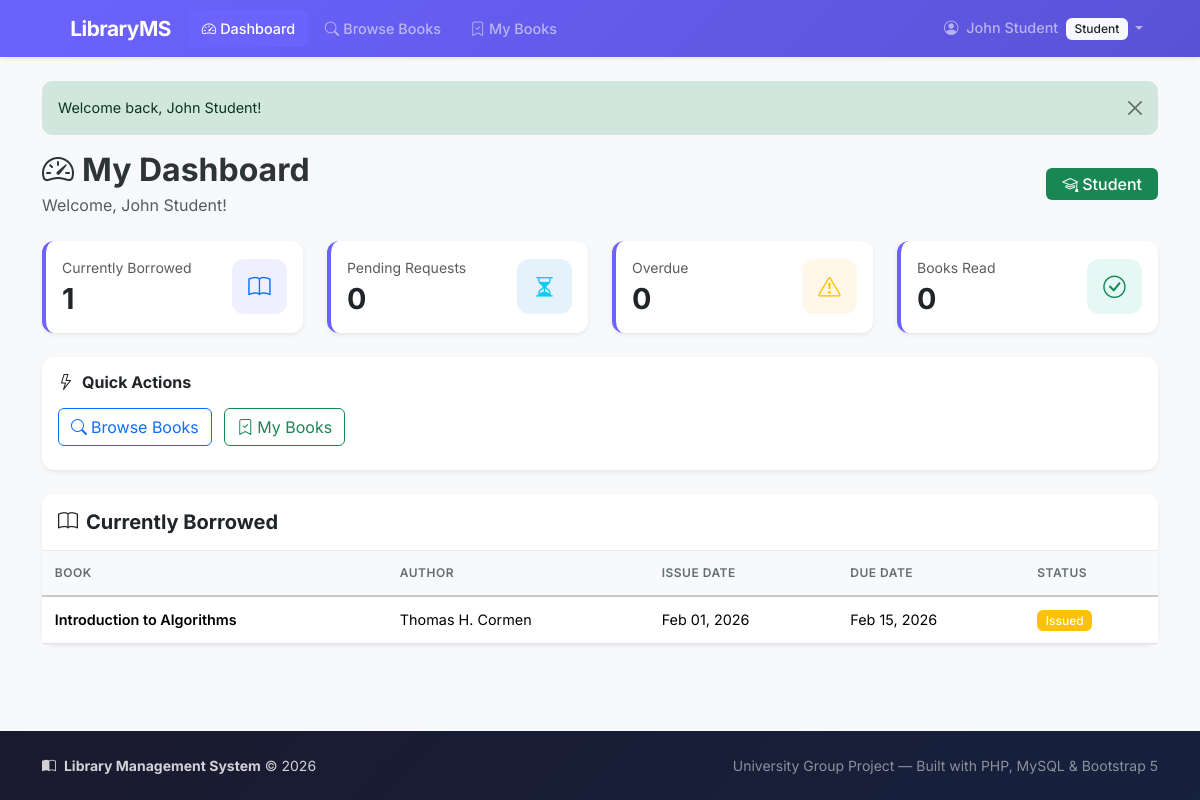
Page /user/dashboard.php (signed in) on the committed database.
### tables this page shows
CREATE TABLE IF NOT EXISTS `issued_books` (
    `id` INT AUTO_INCREMENT PRIMARY KEY,
    `book_id` INT NOT NULL,
    `user_id` INT NOT NULL,                       
    `issued_by` INT DEFAULT NULL,                 
    `issue_date` DATE DEFAULT NULL,               
    `due_date` DATE DEFAULT NULL,                 
    `return_date` DATE DEFAULT NULL,              
    `status` ENUM('Requested', 'Issued', 'Returned', 'Rejected') NOT NULL DEFAULT 'Requested',
    `created_at` TIMESTAMP DEFAULT CURRENT_TIMESTAMP,
    `updated_at` TIMESTAMP DEFAULT CURRENT_TIMESTAMP ON UPDATE CURRENT_TIMESTAMP,
    FOREIGN KEY (`book_id`) REFERENCES `books`(`id`) ON DELETE CASCADE,
    FOREIGN KEY (`user_id`) REFERENCES `users`(`id`) ON DELETE CASCADE,
    FOREIGN KEY (`issued_by`) REFERENCES `users`(`id`) ON DELETE SET NULL
);

CREATE TABLE IF NOT EXISTS `books` (
    `id` INT AUTO_INCREMENT PRIMARY KEY,
    `title` VARCHAR(255) NOT NULL,
    `author` VARCHAR(150) NOT NULL,
    `isbn` VARCHAR(20) DEFAULT NULL UNIQUE,
    `publisher` VARCHAR(150) DEFAULT NULL,
    `category_id` INT DEFAULT NULL,
    `qty_total` INT NOT NULL DEFAULT 1,           
    `qty_available` INT NOT NULL DEFAULT 1,       
    `added_by` INT DEFAULT NULL,                  
    `created_at` TIMESTAMP DEFAULT CURRENT_TIMESTAMP,
    `updated_at` TIMESTAMP DEFAULT CURRENT_TIMESTAMP ON UPDATE CURRENT_TIMESTAMP,
    FOREIGN KEY (`category_id`) REFERENCES `categories`(`id`) ON DELETE SET NULL,
    FOREIGN KEY (`added_by`) REFERENCES `users`(`id`) ON DELETE SET NULL
);

### user/dashboard.php (the view, shortened to what this page needs)
<?php
require_once __DIR__ . '/../config/db.php';
$userId = $_SESSION['user_id'];
$stmt = $conn->prepare("SELECT COUNT(*) as total FROM issued_books WHERE user_id = ? AND status = 'Issued'");
$stmt->bind_param("i", $userId);
$stmt->execute();
$borrowedCount = $stmt->get_result()->fetch_assoc()['total'];
$stmt = $conn->prepare("SELECT COUNT(*) as total FROM issued_books WHERE user_id = ? AND status = 'Requested'");
$stmt->bind_param("i", $userId);
$stmt->execute();
$pendingCount = $stmt->get_result()->fetch_assoc()['total'];
$stmt = $conn->prepare("SELECT COUNT(*) as total FROM issued_books WHERE user_id = ? AND status = 'Issued' AND due_date < CURDATE()");
$stmt->bind_param("i", $userId);
$stmt->execute();
$overdueCount = $stmt->get_result()->fetch_assoc()['total'];
$stmt = $conn->prepare("SELECT COUNT(*) as total FROM issued_books WHERE user_id = ? AND status = 'Returned'");
$stmt->bind_param("i", $userId);
$stmt->execute();
$returnedCount = $stmt->get_result()->fetch_assoc()['total'];
$stmt = $conn->prepare("
    SELECT ib.*, b.title as book_title, b.author
    FROM issued_books ib
    JOIN books b ON ib.book_id = b.id
    WHERE ib.user_id = ? AND ib.status = 'Issued'
    ORDER BY ib.due_date ASC
");
$stmt->bind_param("i", $userId);
$stmt->execute();
$currentBooks = $stmt->get_result();
require_once __DIR__ . '/../includes/header.php';
?>
<div class="d-flex justify-content-between align-items-center mb-4">
    <div>
        <h2 class="fw-bold mb-1"><i class="bi bi-speedometer2 me-2"></i>My Dashboard</h2>
        <p class="text-muted mb-0">Welcome, <?php echo sanitize($_SESSION['name']); ?>!</p>
    </div>
    <span class="badge bg-success fs-6 px-3 py-2">
        <i class="bi bi-mortarboard me-1"></i>Student
    </span>
</div>
<div class="row g-4 mb-4">
    <div class="col-xl-3 col-md-6">
        <div class="card stat-card border-0 shadow-sm h-100">
            <div class="card-body">
                <div class="d-flex justify-content-between align-items-center">
                    <div>
                        <p class="text-muted small mb-1">Currently Borrowed</p>
                        <h3 class="fw-bold mb-0"><?php echo $borrowedCount; ?></h3>
                    </div>
                    <div class="stat-icon bg-primary-light">
                        <i class="bi bi-book text-primary"></i>
                    </div>
                </div>
            </div>
        </div>
    </div>
    <div class="col-xl-3 col-md-6">
        <div class="card stat-card border-0 shadow-sm h-100">
            <div class="card-body">
                <div class="d-flex justify-content-between align-items-center">
                    <div>
                        <p class="text-muted small mb-1">Pending Requests</p>
                        <h3 class="fw-bold mb-0"><?php echo $pendingCount; ?></h3>
                    </div>
                    <div class="stat-icon bg-info-light">
                        <i class="bi bi-hourglass-split text-info"></i>
                    </div>
                </div>
            </div>
        </div>
    </div>
    <div class="col-xl-3 col-md-6">
        <div class="card stat-card border-0 shadow-sm h-100">
            <div class="card-body">
                <div class="d-flex justify-content-between align-items-center">
                    <div>
                        <p class="text-muted small mb-1">Overdue</p>
                        <h3 class="fw-bold mb-0 <?php echo $overdueCount > 0 ? 'text-danger' : ''; ?>"><?php echo $overdueCount; ?></h3>
                    </div>
                    <div class="stat-icon bg-<?php echo $overdueCount > 0 ? 'danger' : 'warning'; ?>-light">
                        <i class="bi bi-exclamation-triangle text-<?php echo $overdueCount > 0 ? 'danger' : 'warning'; ?>"></i>
                    </div>
                </div>
            </div>
        </div>
    </div>
    <div class="col-xl-3 col-md-6">
        <div class="card stat-card border-0 shadow-sm h-100">
            <div class="card-body">
                <div class="d-flex justify-content-between align-items-center">
                    <div>
                        <p class="text-muted small mb-1">Books Read</p>
                        <h3 class="fw-bold mb-0"><?php echo $returnedCount; ?></h3>
                    </div>
                    <div class="stat-icon bg-success-light">
                        <i class="bi bi-check-circle text-success"></i>
                    </div>
                </div>
            </div>
        </div>
    </div>
</div>
<div class="card border-0 shadow-sm mb-4">
    <div class="card-body py-3">
        <h6 class="fw-bold mb-3"><i class="bi bi-lightning me-2"></i>Quick Actions</h6>
        <a href="<?php echo baseUrl(); ?>/user/view_books.php" class="btn btn-outline-primary me-2 mb-2">
            <i class="bi bi-search me-1"></i>Browse Books
        </a>
        <a href="<?php echo baseUrl(); ?>/user/my_books.php" class="btn btn-outline-success me-2 mb-2">
            <i class="bi bi-bookmark-check me-1"></i>My Books
        </a>
    </div>
</div>
<div class="card border-0 shadow-sm">
    <div class="card-header bg-white py-3">
        <h5 class="fw-bold mb-0"><i class="bi bi-book me-2"></i>Currently Borrowed</h5>
    </div>
    <div class="card-body p-0">
        <div class="table-responsive">
            <table class="table table-hover mb-0">
                <thead class="table-light">
                    <tr>
                        <th>Book</th>
                        <th>Author</th>
                        <th>Issue Date</th>
                        <th>Due Date</th>
                        <th>Status</th>
                    </tr>
                </thead>
                <tbody>
                    <?php if ($currentBooks->num_rows > 0): ?>
                        <?php while ($row = $currentBooks->fetch_assoc()): ?>
                            <?php $isOverdue = strtotime($row['due_date']) < time(); ?>
                            <tr class="<?php echo $isOverdue ? 'table-danger' : ''; ?>">
                                <td class="fw-semibold"><?php echo sanitize($row['book_title']); ?></td>
                                <td><?php echo sanitize($row['author']); ?></td>
                                <td><?php echo date('M d, Y', strtotime($row['issue_date'])); ?></td>
                                <td>
                                    <?php echo date('M d, Y', strtotime($row['due_date'])); ?>
                                </td>
                                <td><span class="badge bg-warning">Issued</span></td>
                            </tr>
                        <?php endwhile; ?>
                    <?php endif; ?>
                </tbody>
            </table>
        </div>
    </div>
</div>
<?php require_once __DIR__ . '/../includes/footer.php'; ?>

### assets/css/style.css (style rules this page uses)
:root { --primary-color: #6c63ff; --primary-hover: #5a52d5; --primary-light: rgba(108, 99, 255, 0.1); --dark-bg: #1a1a2e; --dark-bg-light: #16213e; --text-primary: #2d3436; --text-muted: #636e72; --border-color: #e9ecef; --card-shadow: 0 2px 12px rgba(0, 0, 0, 0.08); --card-hover-shadow: 0 8px 25px rgba(0, 0, 0, 0.12); --transition-speed: 0.3s; }
body { font-family: 'Inter', -apple-system, BlinkMacSystemFont, 'Segoe UI', sans-serif; color: var(--text-primary); background-color: #f8f9fa; min-height: 100vh; display: flex; flex-direction: column; }
h1, h2, h3, h4, h5, h6 { font-weight: 600; }
a { color: var(--primary-color); transition: color var(--transition-speed); }
.card { border-radius: 12px; transition: all var(--transition-speed); }
.card-header { border-radius: 12px 12px 0 0 !important; border-bottom: 1px solid var(--border-color); }
.stat-card { border-left: 4px solid var(--primary-color) !important; overflow: hidden; }
.stat-card h3 { font-size: 1.8rem; font-weight: 700; }
.stat-icon { width: 55px; height: 55px; border-radius: 12px; display: flex; align-items: center; justify-content: center; font-size: 1.4rem; }
.bg-primary-light { background-color: rgba(108, 99, 255, 0.1); }
.bg-success-light { background-color: rgba(0, 184, 148, 0.1); }
.bg-warning-light { background-color: rgba(253, 203, 110, 0.15); }
.bg-info-light { background-color: rgba(9, 132, 227, 0.1); }
.table { font-size: 0.9rem; }
.table thead th { font-weight: 600; text-transform: uppercase; font-size: 0.75rem; letter-spacing: 0.5px; color: var(--text-muted); border-bottom-width: 2px; padding: 0.8rem; }
.table tbody td { vertical-align: middle; padding: 0.75rem 0.8rem; }
.badge { font-weight: 500; font-size: 0.75rem; padding: 0.4em 0.7em; border-radius: 6px; }

### rows in the picture
issued_books: book.title "Introduction to Algorithms", book.author "Thomas H. Cormen", issue_date "Feb 01, 2026", due_date "Feb 15, 2026"

### other values in the picture
$_SESSION['name'] "John Student"
$_SESSION['role'] "Student"
$msg "Welcome back, John Student!"
$borrowedCount "1"
$pendingCount "0"
$overdueCount "0"
$returnedCount "0"
